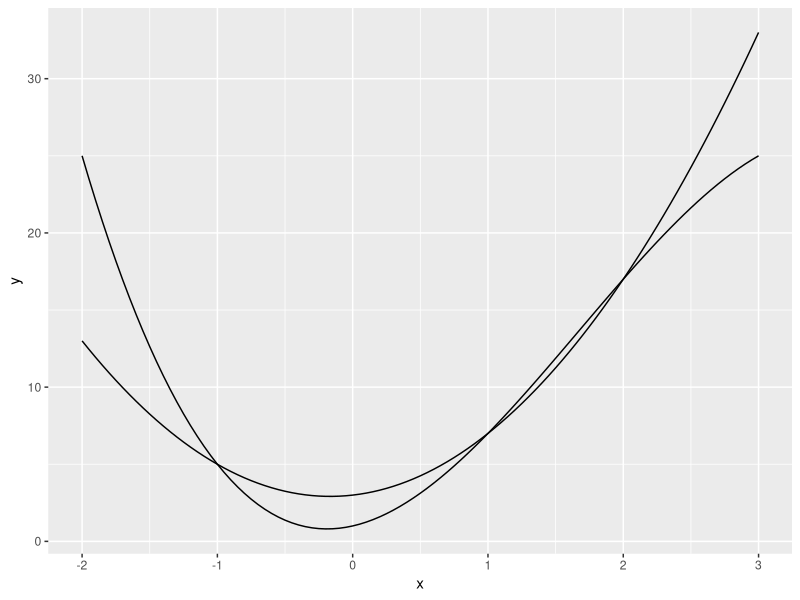

The R script that drew this image:
## ---- chunk 1
knitr::opts_chunk$set(echo = TRUE)
## ---- chunk 2
library( ggplot2 )
p <- ggplot(data = data.frame(x = 0), mapping = aes(x = x))
fun.1 <- function(x) -x^3 +5*x^2 + 2*x + 1
fun.2 <- function(x) 3*x^2 + x +3
p + stat_function(fun = fun.1) + stat_function(fun = fun.2) + xlim(-2,3)
## ---- chunk 3
root1 <- uniroot(function(x)  fun.1(x) - fun.2(x)  , c(-1.5,-0.5), tol=1e-8)  
root2 <- uniroot(function(x)  fun.1(x) - fun.2(x)  , c(0.5,1.5), tol=1e-8)  
root3 <- uniroot(function(x)  fun.1(x) - fun.2(x)  , c(1.5,2.5), tol=1e-8) 
paste( 'Three roots were approximated to have the x-values:', root1$root, ',', round( root2$root,6),',' , round(root3$root,6))
## ---- chunk 4
yn1 <- fun.1( -1 )
y1 <- fun.1( 1 )
y2 <- fun.1( 2 )
paste( 'The y-values for the roots:', yn1, ',', y1, ',', y2 )
## ---- chunk 5
fun.3 <- function(x) (3*x^4)/4 -(2*x^3)/3 - (x^2)/2 + 2*x
arean1t1 <- fun.3( 1 ) - fun.3( -1 )
paste( 'Area bounded by curves =', arean1t1 )
## ---- chunk 6
fun.4 <- function(x) (-1*x^4)/4 +(2*x^3)/3 + (x^2)/2 -2*x
area1t2 <- fun.4( 2 ) - fun.4( 1 )
paste( 'Area bounded by curves =',  area1t2 )
## ---- chunk 7
totalarea <- area1t2 + arean1t1
paste( 'The total bounded area =', totalarea )
